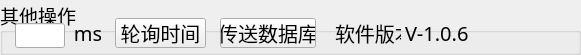
  <widget class="QGroupBox" name="gBox_other">
   <property name="geometry">
    <rect>
     <x>175</x>
     <y>280</y>
     <width>581</width>
     <height>55</height>
    </rect>
   </property>
   <property name="font">
    <font>
     <family>文泉驿等宽微米黑</family>
     <pointsize>14</pointsize>
     <weight>50</weight>
     <italic>false</italic>
     <bold>false</bold>
    </font>
   </property>
   <property name="title">
    <string>其他操作</string>
   </property>
   <property name="flat">
    <bool>true</bool>
   </property>
   <widget class="QLabel" name="lb_version">
    <property name="geometry">
     <rect>
      <x>335</x>
      <y>18</y>
      <width>66</width>
      <height>30</height>
     </rect>
    </property>
    <property name="font">
     <font>
      <family>文泉驿等宽微米黑</family>
      <pointsize>15</pointsize>
      <weight>50</weight>
      <italic>false</italic>
      <bold>false</bold>
     </font>
    </property>
    <property name="text">
     <string>软件版本:</string>
    </property>
   </widget>
   <widget class="QLabel" name="lb_versionValue">
    <property name="geometry">
     <rect>
      <x>405</x>
      <y>18</y>
      <width>76</width>
      <height>30</height>
     </rect>
    </property>
    <property name="font">
     <font>
      <family>文泉驿等宽微米黑</family>
      <pointsize>15</pointsize>
      <weight>50</weight>
      <italic>false</italic>
      <bold>false</bold>
     </font>
    </property>
    <property name="text">
     <string>V-1.0.6</string>
    </property>
   </widget>
   <widget class="QLabel" name="lb_day_3">
    <property name="geometry">
     <rect>
      <x>75</x>
      <y>18</y>
      <width>26</width>
      <height>30</height>
     </rect>
    </property>
    <property name="font">
     <font>
      <family>文泉驿等宽微米黑</family>
      <pointsize>15</pointsize>
      <weight>50</weight>
      <italic>false</italic>
      <bold>false</bold>
     </font>
    </property>
    <property name="text">
     <string>ms</string>
    </property>
    <property name="alignment">
     <set>Qt::AlignCenter</set>
    </property>
   </widget>
   <widget class="QLineEdit" name="lineEdit_pollTime">
    <property name="geometry">
     <rect>
      <x>15</x>
      <y>23</y>
      <width>50</width>
      <height>25</height>
     </rect>
    </property>
    <property name="font">
     <font>
      <family>文泉驿等宽微米黑</family>
      <pointsize>15</pointsize>
      <weight>50</weight>
      <italic>false</italic>
      <bold>false</bold>
     </font>
    </property>
    <property name="focusPolicy">
     <enum>Qt::ClickFocus</enum>
    </property>
   </widget>
   <widget class="QPushButton" name="pBtn_pollTime">
    <property name="geometry">
     <rect>
      <x>115</x>
      <y>18</y>
      <width>91</width>
      <height>30</height>
     </rect>
    </property>
    <property name="font">
     <font>
      <family>文泉驿等宽微米黑</family>
      <pointsize>15</pointsize>
      <weight>50</weight>
      <italic>false</italic>
      <bold>false</bold>
     </font>
    </property>
    <property name="focusPolicy">
     <enum>Qt::NoFocus</enum>
    </property>
    <property name="text">
     <string>轮询时间</string>
    </property>
   </widget>
   <widget class="QPushButton" name="pBtn_copyDB">
    <property name="geometry">
     <rect>
      <x>220</x>
      <y>18</y>
      <width>96</width>
      <height>30</height>
     </rect>
    </property>
    <property name="font">
     <font>
      <family>文泉驿等宽微米黑</family>
      <pointsize>15</pointsize>
      <weight>50</weight>
      <italic>false</italic>
      <bold>false</bold>
     </font>
    </property>
    <property name="focusPolicy">
     <enum>Qt::NoFocus</enum>
    </property>
    <property name="text">
     <string>传送数据库</string>
    </property>
   </widget>
  </widget>
